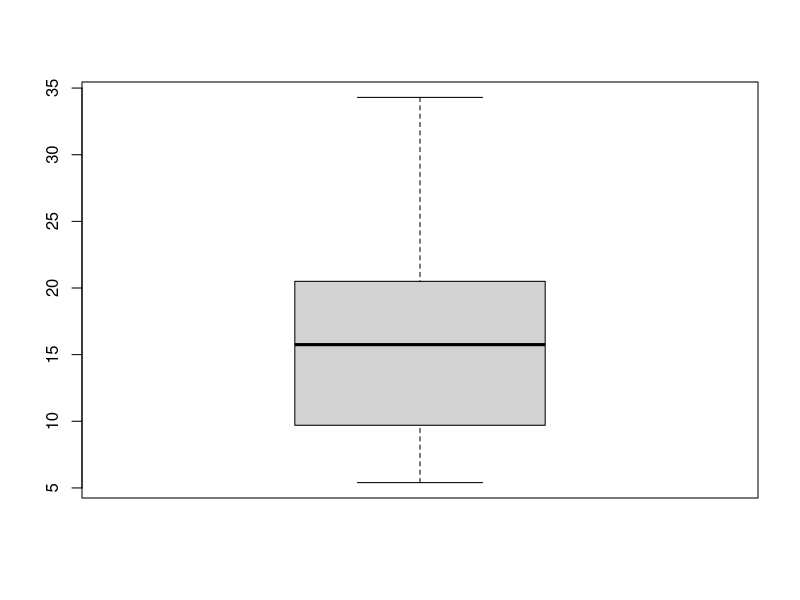
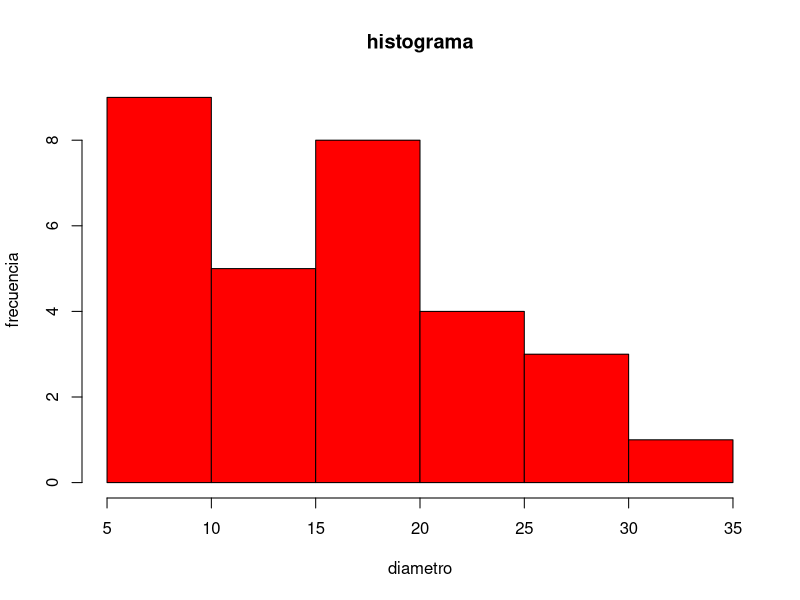
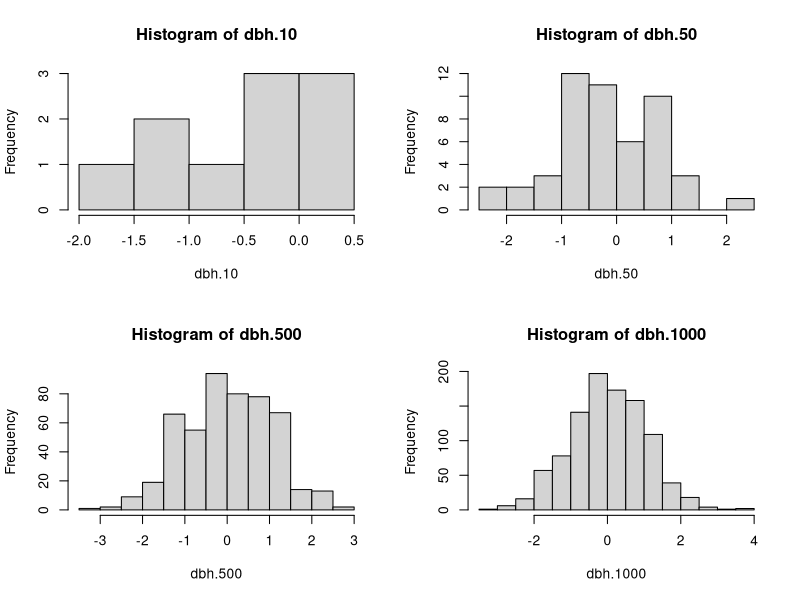

These charts were generated, in order, by the following R code:
# Cipriano Guerrero Cabrera
# 06/07/2019
# Clase 1

# importar datos ----------------------------------------------------------

dbh <- c(16.5, 25.3, 22.1, 17.2, 16.1, 8.1, 34.3, 5.4, 5.7, 11.2, 24.1, 
         14.5, 7.7, 15.6, 15.9, 10, 17.5, 20.5, 7.8, 27.3, 9.7, 6.5, 
         23.4, 8.2, 28.5, 10.4, 11.5, 14.3, 17.2, 16.8)
dbh
length(dbh)
sum(dbh)/length(dbh)
median(dbh)
fivenum(dbh)
boxplot(dbh)
range(dbh)

stem(dbh)
hist(dbh,main="histograma",
     col="red",
     xlab="diametro",
     ylab="frecuencia")

moda=function(x)
{
  #Función que encuentra la moda de un vector x
  m1 <- sort(table(x),decreasing=T)
  moda <- names(m1[m1==m1[1]])
  moda <- as.numeric(moda)
  return(moda)
}

moda(dbh)
quantile(dbh, 0.25)
quantile(dbh, 0.50)
quantile(dbh, 0.75)
quantile(dbh, 1)

fivenum(dbh)

par(mfrow=c(2,2))
set.seed(10)
dbh.10 <- rnorm(10)
hist(dbh.10)
dbh.50 <-rnorm(50)
hist(dbh.50)
dbh.500<-rnorm(500)
hist(dbh.500)
dbh.1000<-rnorm(1000)
hist(dbh.1000)

#probar normalidad de datos

shapiro.test(dbh)